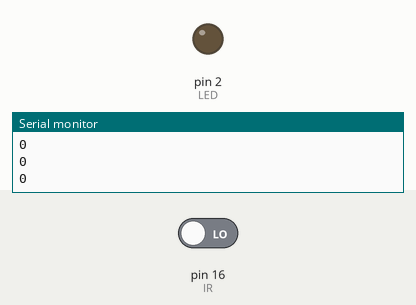
The sketch below on a simulated Arduino Uno, built with avr-gcc and run on an emulated ATmega328P. Shown: output pins drawn as LEDs (lit = HIGH), the last lines printed to the serial monitor. Inputs (shaded band) come from the test bench; at power-on: pin 16 (IR) LOW.

Above: at 2.8 s.
2.9 s: pin 16 (IR) driven HIGH
At 3.4 s:
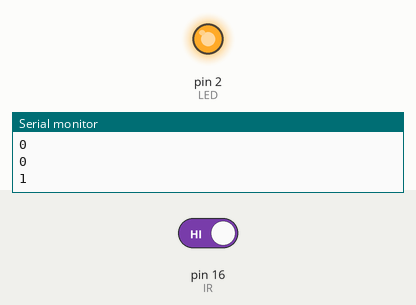
4.5 s: pin 16 (IR) driven LOW
At 6.2 s:
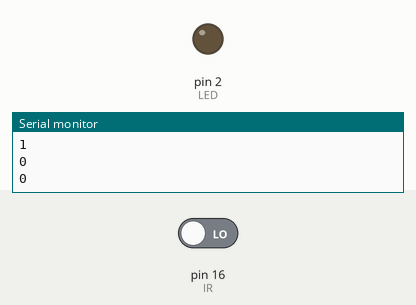
Timing chart, 0 to 7.7 s (numbered marks = the images above; inputs shaded):
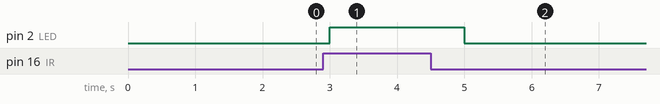

Measured:
- after the input at 2.9 s, pin 2 (LED): LOW → HIGH after 0.10 s
- after the input at 4.5 s, pin 2 (LED): HIGH → LOW after 0.50 s

The sketch:

IR_LED_ESP.ino
```cpp
int LED = 2;
int IR = 16;

void setup() {
  // put your setup code here, to run once:
Serial.begin(9600);
pinMode(LED,OUTPUT);
}

void loop() {
  // put your main code here, to run repeatedly:
 int val = digitalRead(IR);
 Serial.println(val);
  if (val>0)
  {
    digitalWrite(LED,HIGH);
  }
  else
  {
    digitalWrite(LED,LOW);
  }
  delay(1000);
}
```
